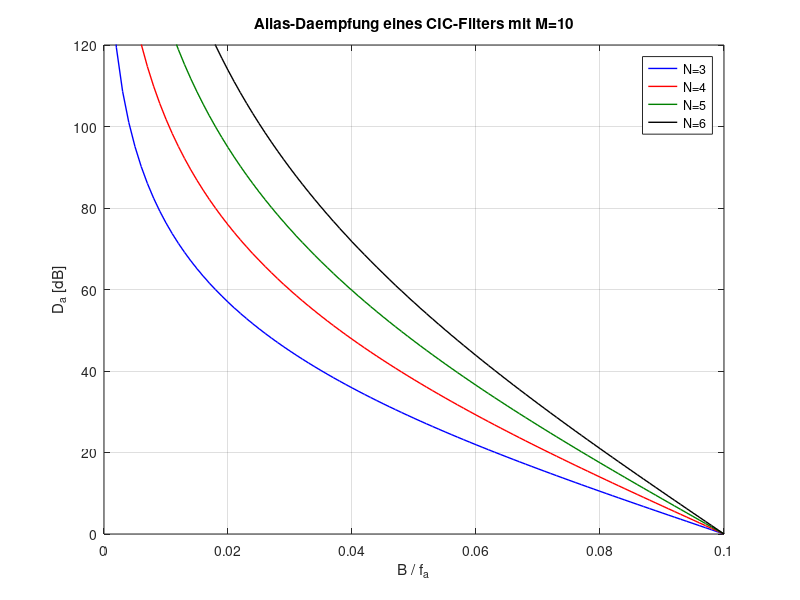

Here is the MATLAB script that generated this plot:
function ddc_cic_bandbreite
% Bandbreite eines CIC-Filters als Funktion der Alias-Daempfung
%
%------------------------------------------------
% (c) Eberhard Gamm (www.ibega.de),
%     LIKE (www.like.e-technik.uni-erlangen.de),
%     2013
%------------------------------------------------

close all;

% Parameter des Filters
M = 10;

% Bandbreite
B = ( 1 : 100 ) / ( 100 * M );

% Alias-Daempfung
D_a = 20 * log10( sin( pi * ( 1 / M - B / 2 ) ) ./ ...
                  sin( pi * B / 2 ) );

figure(1);
plot(B,3*D_a,'b-','Linewidth',1);
hold on;
plot(B,4*D_a,'r-','Linewidth',1);
plot(B,5*D_a,'-','Color',[0 0.5 0],'Linewidth',1);
plot(B,6*D_a,'k-','Linewidth',1);
hold off;
grid;
axis([0 1/M 0 120]);
xlabel('B / f_a');
ylabel('D_a [dB]');
title('Alias-Daempfung eines CIC-Filters mit M=10');
legend('N=3','N=4','N=5','N=6');
